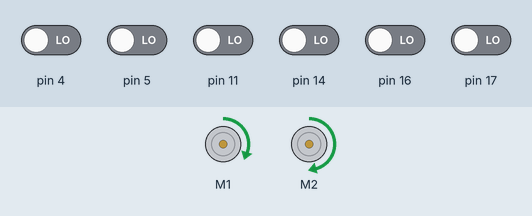
Recording of a sketch running on a simulated Arduino Uno, built with avr-gcc and run on an emulated ATmega328P. On the bench: 2 × DC motor (green arrow = forward, orange = backward, longer = faster). The inputs (shaded band) are chosen by the test bench; at power-on: pin 4, pin 5, pin 11, pin 14, pin 16, pin 17 LOW.

Above: at 8.4 s.
8.5 s: pin 5 driven HIGH
At 9.3 s:
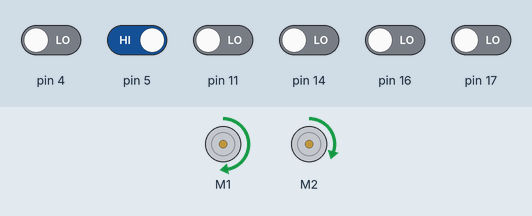
10.0 s: pin 4 driven HIGH
At 10.5 s:
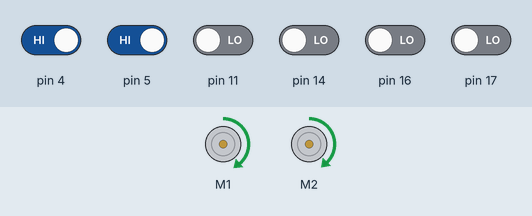
11.5 s: pin 4 driven LOW
At 12.8 s:
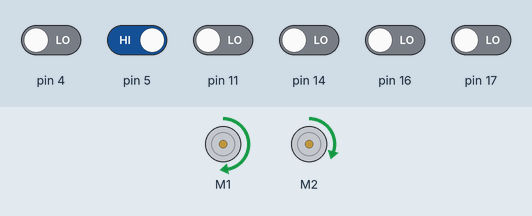
Timing chart, 0 to 14.5 s (numbered marks = the images above; inputs shaded):
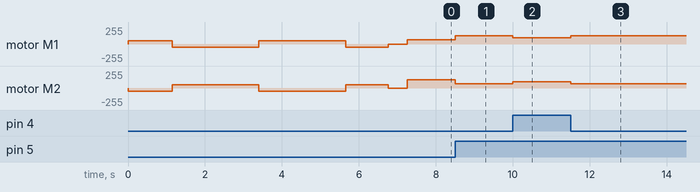

Measured:
- after the input at 8.5 s, motor M1: forward 63/255 → forward 127/255 at once; motor M2: forward 122/255 → forward 61/255 at once
- after the input at 10.0 s, motor M1: forward 127/255 → forward 95/255 at once; motor M2: forward 61/255 → forward 91/255 at once
- after the input at 11.5 s, motor M1: forward 95/255 → forward 127/255 at once; motor M2: forward 91/255 → forward 61/255 at once

The sketch:

Attempt1.ino
```cpp
#include <Wire.h>
#include <ZumoShield.h>

ZumoMotors motors;
ZumoReflectanceSensorArray linesensors(QTR_NO_EMITTER_PIN);

void setup() {
  int i;
  int spin_direction = 1;
  motors.setSpeeds(80*spin_direction, -80*spin_direction);
  for(i = 0; i<150; i++){
    linesensors.calibrate();
    if(i%50 == 25){ // every 50 loops, starting on loop 25...
      spin_direction = -spin_direction;
      motors.setSpeeds(80*spin_direction, -80*spin_direction);
    }
    delay(20);
  }
  motors.setSpeeds(0,0);
  delay(500);
}

const int LEFT_SPEED = 150;
const int RIGHT_SPEED = 0.96 * LEFT_SPEED;
unsigned int sensor_vals[6];

void loop() {
  int line_position = linesensors.readLine(sensor_vals);
  int error = line_position - 2500;
  if(error > 200){
    motors.setSpeeds(LEFT_SPEED * 4/3, RIGHT_SPEED * 2/3);
  } else if(error < -200){
    motors.setSpeeds(LEFT_SPEED * 2/3, RIGHT_SPEED * 4/3);
  } else {
    motors.setSpeeds(LEFT_SPEED, RIGHT_SPEED);
  }
}
```
